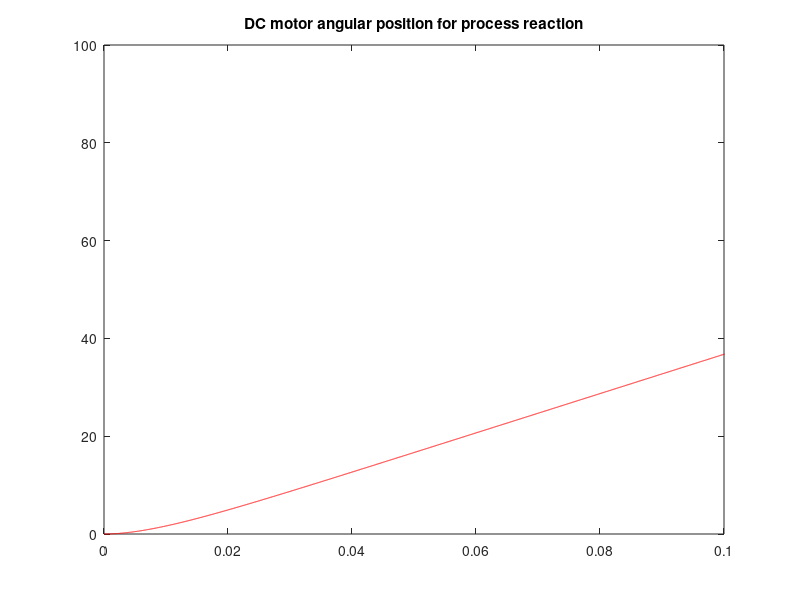
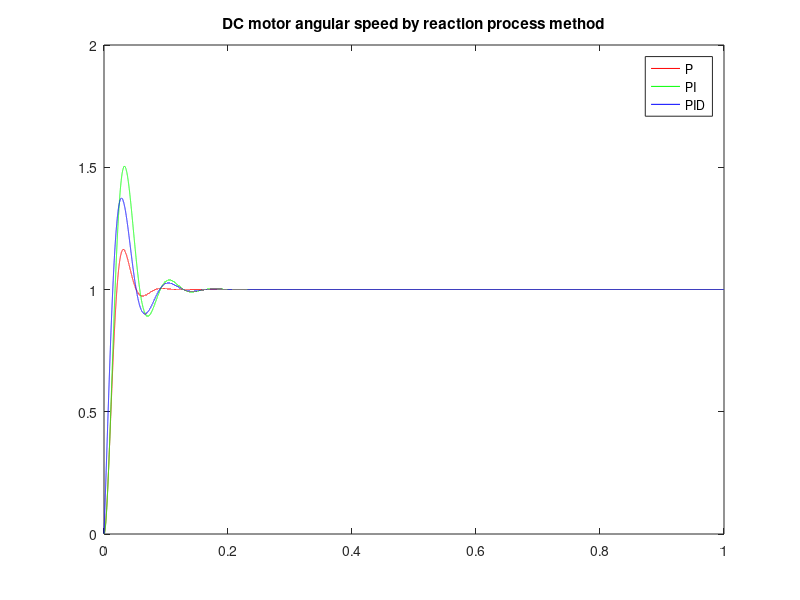

MATLAB code for these plots, in order:
%
%   Simulation of dc_motor position with process reaction
%       Author: Keitaro Naruse
%       Date: 2023-04-24
%
s = tf('s');
% Motor parameres
% R = 2.61;
% L = 0.02 * 1E-3;
% Jm = 0.014 * 1E-7;
% Ki = 15400/60*2*pi;
% Ke = 1/Ki;
% Kt = 0.657 * 1E-3;
% Tm = ( R * Jm ) / ( Ke * Kt ) ;
% Te = L/R;


R = 37.5;
L = 0.29 * 1E-3;
Jm = 0.015 * 1E-7;
Ki = 3840/60*2*pi;
Ke = 1/Ki;
Kt = 2.63 * 1E-3;
Tm = ( R * Jm ) / ( Ke * Kt ) ;
Te = L/R;



% Set a plant of DC motor position as transfer function
P = tf([1], [Ke*Tm*Te, Ke*Tm, Ke, 0]);

% Simulation setting
t = [0 : 0.00001 : 1];

% Set a reference as 1
X1 = 1 * ones(size(t));

% Simulation
Y_P_X1 = lsim(P, X1, t);

% Plot for x = 1
figure(1);
plot(t, Y_P_X1, 'r-');
xlim([0, 0.1]); ylim([0, 100]);
title('DC motor angular position for process reaction');

% Read a slope R and a corssing point L from a plot
R = 402.12; %% modify
L = 0.0086;  %% modify

% Designed P, PI, PID controllers
% Designed P controller
Kp = 1/(R*L); 
C2 = Kp;
% Whole system
G2 = feedback(C2*P, 1);
% Simulation
Y_G2_X1 = lsim(G2, X1, t);

% Designed PI controller
Kp = 0.9/(R*L); 
C3 = Kp * (1 + 1/(3.33 * L * s));
% Whole system
G3 = feedback(C3*P, 1);
% Simulation
Y_G3_X1 = lsim(G3, X1, t);

% Designed PID controller
Kp = 1.2/(R*L); 
C4 = Kp * (1 + 1/(2*L*s) + 0.5*L*s);
% Whole system
G4 = feedback(C4*P, 1);
% Simulation
Y_G4_X1 = lsim(G4, X1, t);

% Plot
figure(2);
plot(t, Y_G2_X1, 'r-', t, Y_G3_X1, 'g-', t, Y_G4_X1, 'b-');
title('DC motor angular speed by reaction process method');
legend('P', 'PI', 'PID');
